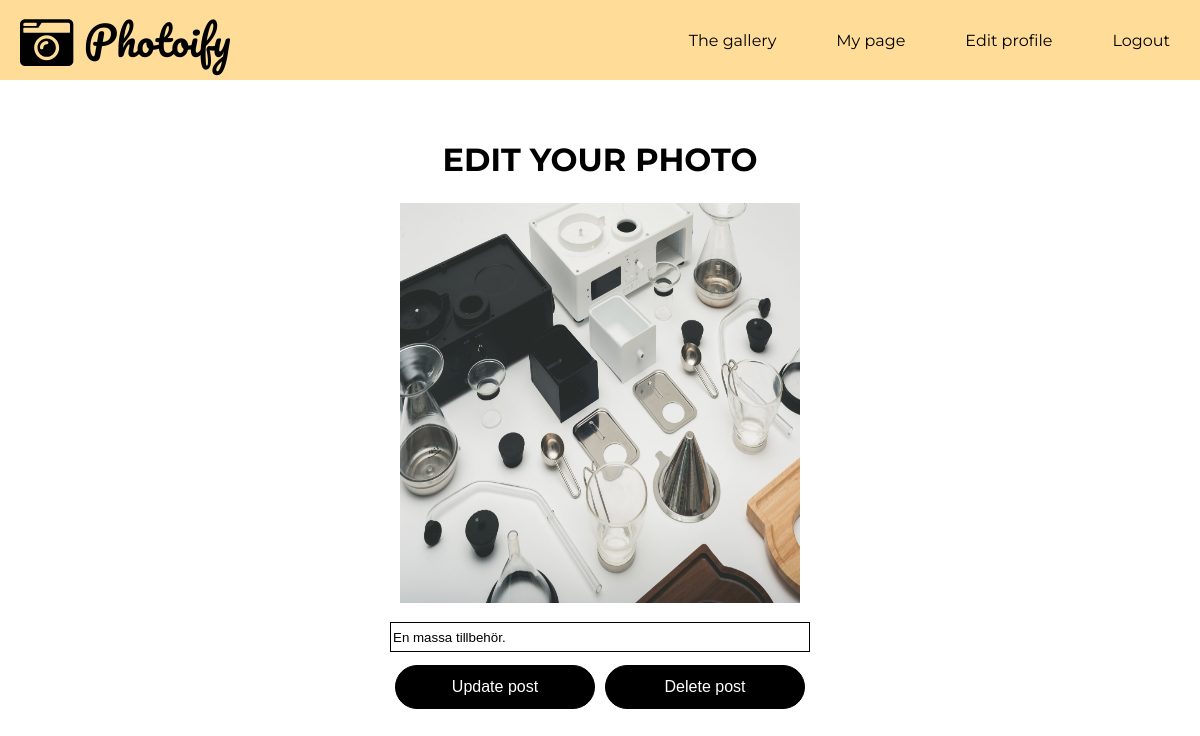
The page /edit-post.php?post_id=48 (signed in) on the database as committed earlier.
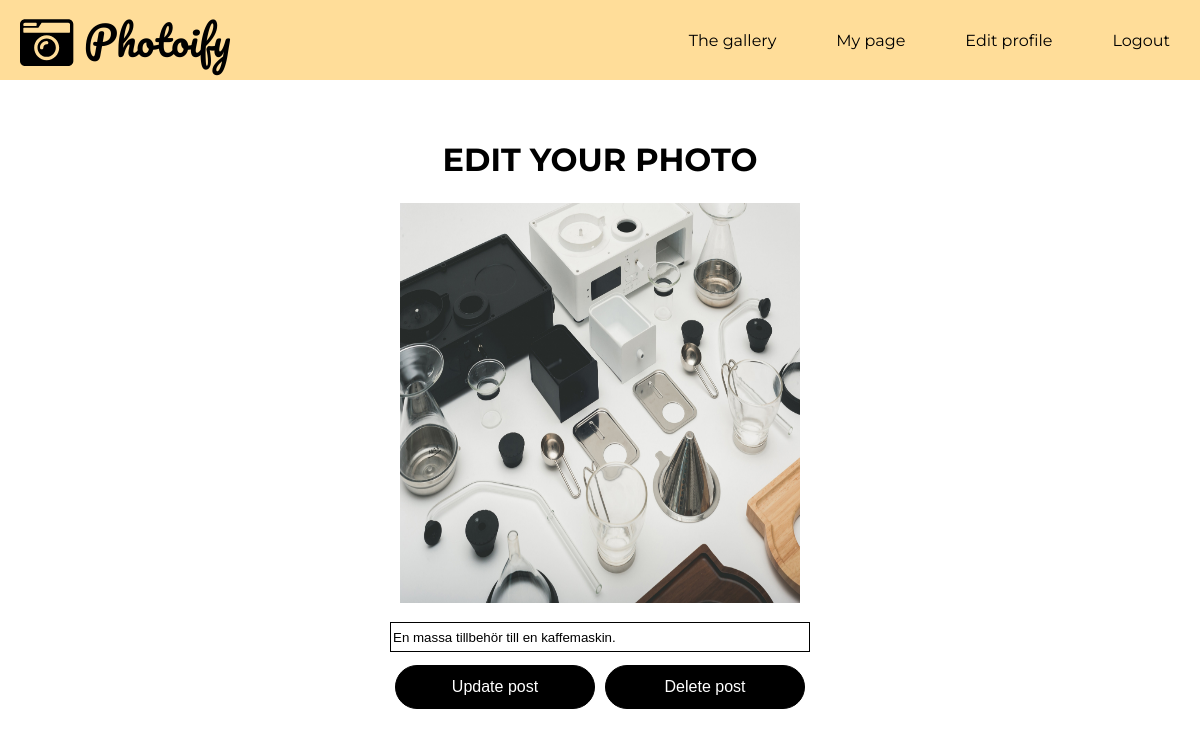
The same page on the database as committed later.
### tables this page shows
CREATE TABLE "posts" (
	`post_id`	INTEGER NOT NULL PRIMARY KEY AUTOINCREMENT,
	`post`	TEXT NOT NULL,
	`date`	TEXT,
	`user_id`	INTEGER,
	`content`	TEXT
);

### app/functions.php (called while the page is built, shortened)
<?php
function editPosts(){
    $config = require __DIR__.'/config.php';
    $pdo = new PDO($config['database_path']);
    $editPost = filter_var($_GET['post_id'],FILTER_SANITIZE_STRING);
    $statement = $pdo->prepare(
        "SELECT *
        FROM posts
        WHERE post_id = $editPost");
        $statement->execute();
        $onePost = $statement->fetch(PDO::FETCH_ASSOC);
        return $onePost;
    }

### edit-post.php (the view, shortened to what this page needs)
<?php require __DIR__.'/views/header.php'; ?>
<?php if (isset($_GET['post_id'])): ?>
<?php
    $onePost = editPosts();
    ?>
        <?php endif; ?>
<div class="edit-post-page">
    <h1>Edit your photo</h1>
        <img class="one-post" src="image/post/<?php echo $onePost['post'];?>" alt="photoify">
        <br>
        <form class="edit-post" action="app/posts/update.php" method="post">
            <p>
                <input type="text" value="<?php echo $onePost['content'];?>" name="content" id=content maxlength="50">
            </p>
    <div class="button-div">
            <button type="submit" class="save-button">Update post</button>
        </form>
        <form class="delete-post" action="app/posts/delete.php" method="post">
                <button class="delete-post-button" type="submit" class="delete">Delete post</button>
            </div>
    </div>
<?php require __DIR__.'/views/footer.php'; ?>

Rows that differ between the two databases and show on the page:
changed posts: content "En massa tillbehör." → "En massa tillbehör till en kaffemaskin."
